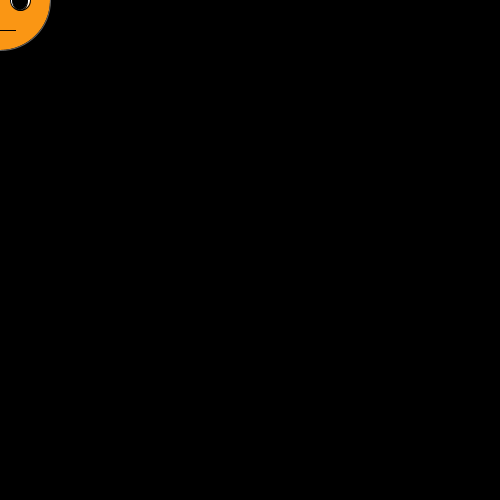
Frame 1 (no input)
Frame 60 (the mouse pressed at the canvas centre just before this capture): identical to frame 1, image omitted
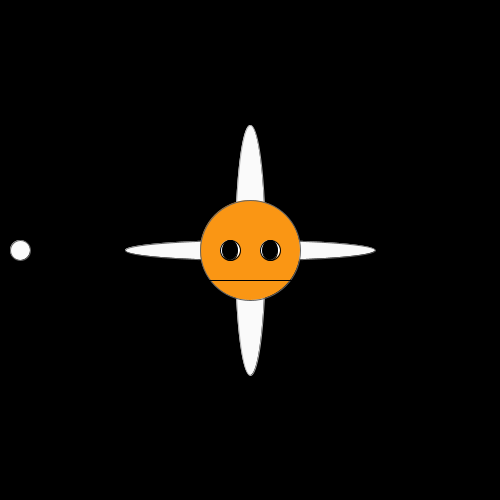
Frame 120 (the mouse held since frame 60 and released just before this capture)

The Processing sketch that drew these frames (run headless with seeded random() and noise(); from frame 60 on, the mouse is pressed at the canvas centre):

// Processing sketch: processing_23253
// ── processing_23253.pde

void setup() {
  size(500,500);
  smooth();
}

void draw() {
  background(0);
  
  ellipseMode(CENTER);
  rectMode(CENTER);
  

  
    stroke(100);
  fill(mouseX,mouseY,mouseY);
  ellipse(mouseX,mouseY,100,20);
  
    stroke(100);
  fill(mouseX,mouseY,mouseY);
  ellipse(mouseY,mouseY,20,20);
  
      stroke(100);
  fill(mouseX,mouseY,mouseY);
  ellipse(mouseY,mouseY,20,20);
  
      stroke(100);
  fill(mouseX,mouseY,mouseY);
  ellipse(mouseX,mouseX,20,20);
  
      stroke(100);
  fill(mouseX,mouseY,mouseY);
  ellipse(20,mouseY,20,20);
  
      stroke(100);
  fill(mouseX,mouseY,mouseY);
  ellipse(mouseX,mouseY,mouseX,20);
  
  stroke(176);
  fill(mouseX,mouseX,mouseX);
  ellipse(mouseX,mouseY,30,mouseY);
  
      stroke(100);
  fill(250,150,20);
  ellipse(mouseX,mouseY,100,100);
  
        stroke(0);
  fill(255);
  ellipse(mouseX-20,mouseY,20,20);
  
          stroke(0);
  fill(255);
  ellipse(mouseX+20,mouseY,20,20);
  
        stroke(0);
  fill(0);
  ellipse(pmouseX-20,pmouseY,mouseX-pmouseX+15,20);
  
          stroke(0);
  fill(0);
  ellipse(pmouseX+20,pmouseY,mouseX-pmouseX+15,20);
  
  stroke(0);
  fill(0);
  rect(pmouseX,pmouseY+30,30+pmouseX,mouseY-pmouseY);
}
